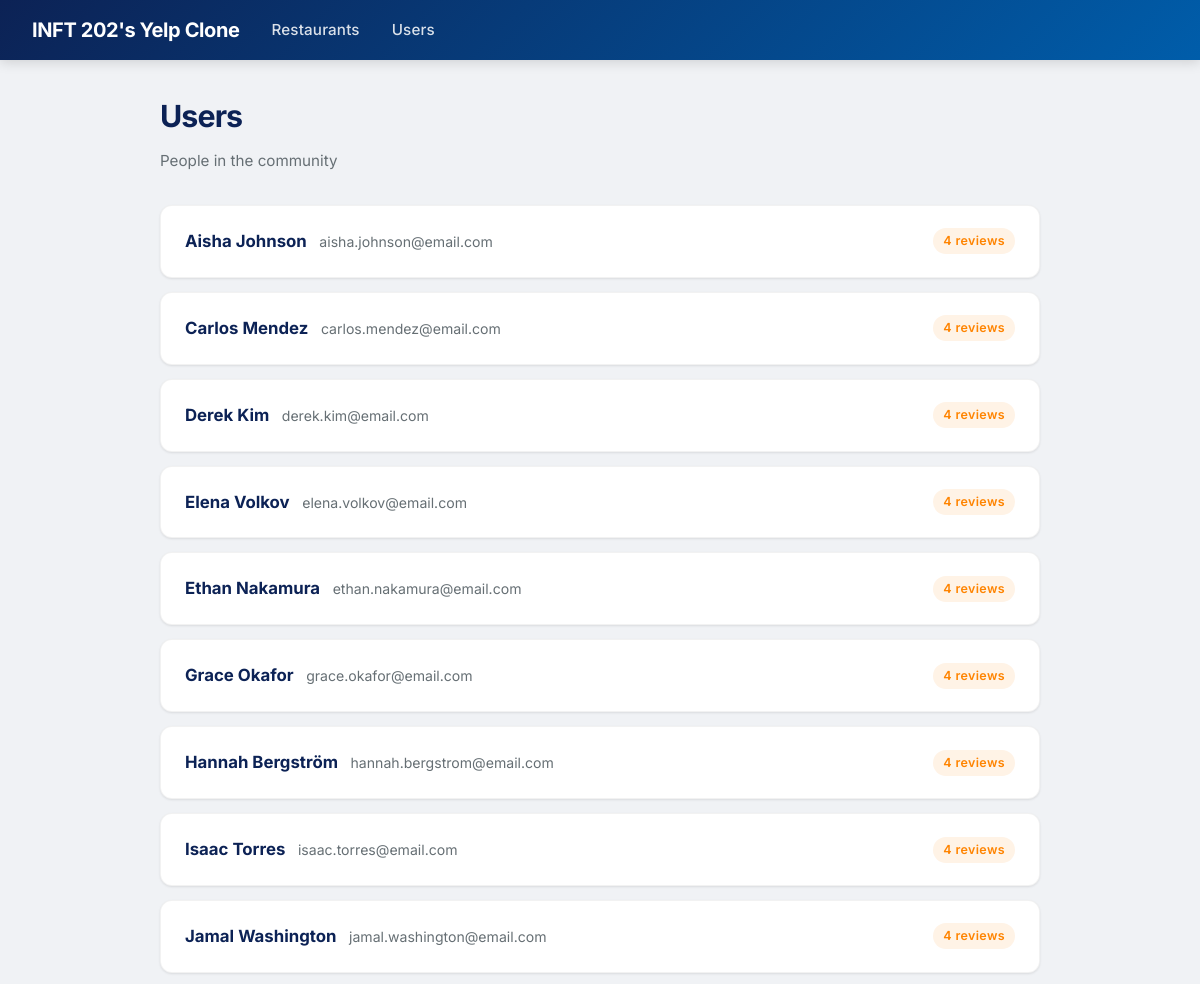
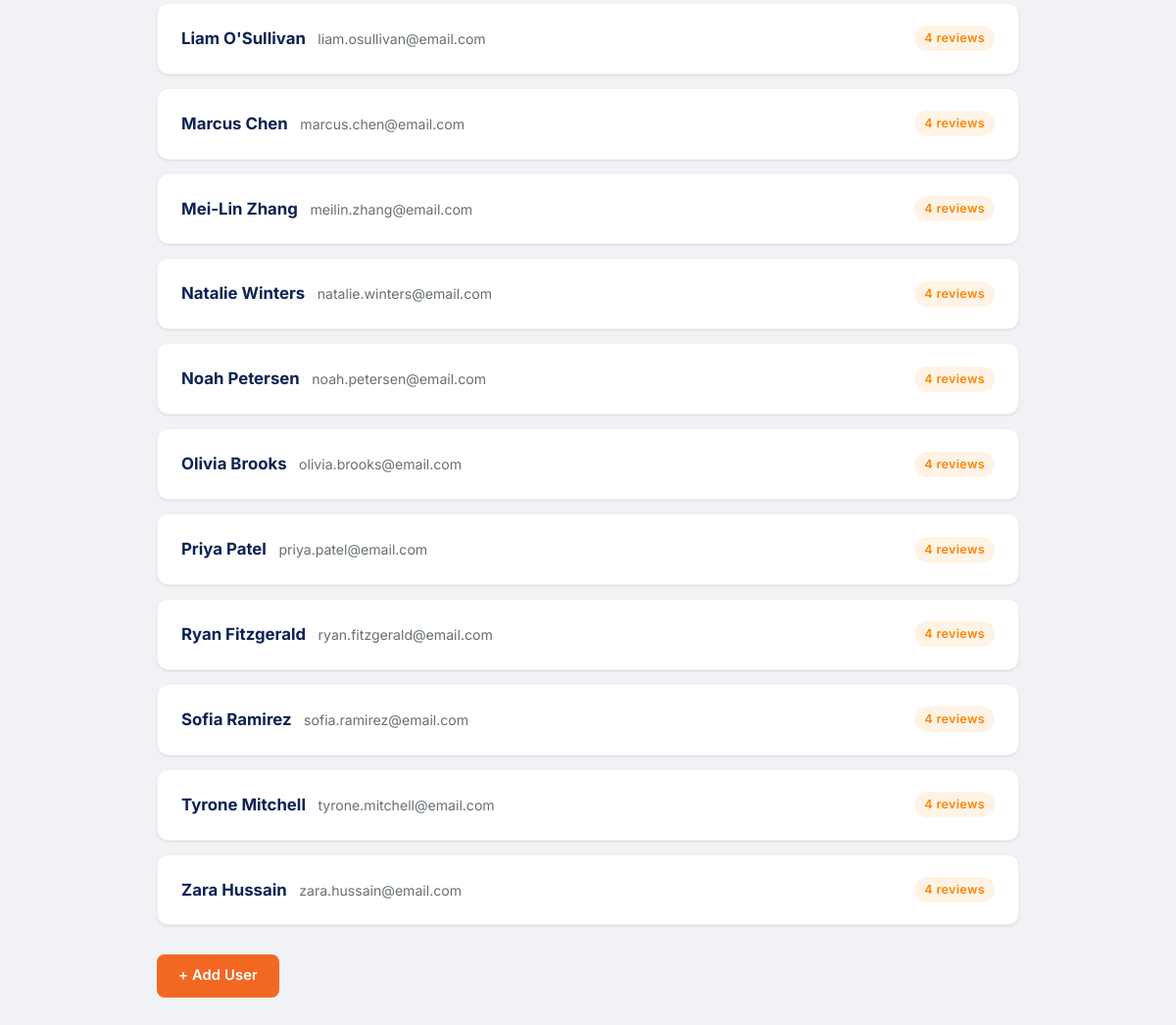
Screenshot of /users with the database file from the repository (2 pictures, top to bottom).
### tables this page shows
CREATE TABLE users (
            id INTEGER PRIMARY KEY AUTOINCREMENT,
            name TEXT NOT NULL,
            email TEXT NOT NULL UNIQUE,
            created_at TIMESTAMP DEFAULT CURRENT_TIMESTAMP
        );

### app.py (the view)
@app.route("/users")
def list_users():
    db = get_db()
    users = db.execute("""
        SELECT users.*, COUNT(reviews.id) AS review_count
        FROM users LEFT JOIN reviews ON users.id = reviews.user_id
        GROUP BY users.id ORDER BY users.name
    """).fetchall()
    return render_template("users.html", users=users)

### app.py (called while the page is built)
def get_db():
    if "db" not in g:
        g.db = sqlite3.connect(DATABASE)
        g.db.row_factory = sqlite3.Row
        g.db.execute("PRAGMA foreign_keys = ON")
    return g.db

### templates/users.html
{% extends "base.html" %}
{% block content %}
<h1>Users</h1>
<p class="page-subtitle">People in the community</p>
<div class="section">
{% if users %}
{% for u in users %}
<div class="card" style="display:flex; justify-content:space-between; align-items:center; flex-wrap:wrap; gap:8px;">
    <div>
        <strong style="font-size:1.05em;">{{ u.name }}</strong>
        <span class="muted" style="margin-left:8px;">{{ u.email }}</span>
    </div>
    <span class="badge badge-reviews">{{ u.review_count }} review{{ 's' if u.review_count != 1 }}</span>
</div>
{% endfor %}
{% else %}
<div class="card empty-state">
    <p>No users yet. Add one above!</p>
</div>
{% endif %}
<a class="btn" href="/users/new">+ Add User</a>
</div>
{% endblock %}

### templates/base.html (shortened to what this page needs)
<!DOCTYPE html>
<html lang="en">
<head>
</head>
<body>
    <nav>
        <a class="brand" href="/">INFT 202's Yelp Clone</a>
        <a href="/">Restaurants</a>
        <a href="/users">Users</a>
    </nav>
    <div class="container">
        {% block content %}{% endblock %}
    </div>
</body>
</html>

### templates/base.html (style rules this page uses)
* { box-sizing: border-box; margin: 0; padding: 0; }
body { font-family: 'Inter', Arial, sans-serif; background: #f0f2f5; color: #0C2255; line-height: 1.6; }
nav { background: linear-gradient(135deg, #0C2255 0%, #005DAA 100%); padding: 0 32px; display: flex; align-items: center; gap: 32px; height: 60px; box-shadow: 0 2px 12px rgba(0,0,0,0.15); position: sticky; top: 0; z-index: 100; }
nav a { color: rgba(255,255,255,0.85); text-decoration: none; font-weight: 500; font-size: 0.95em; transition: color 0.2s; letter-spacing: 0.01em; }
nav .brand { font-size: 1.25em; font-weight: 700; color: #fff; letter-spacing: -0.02em; }
.container { max-width: 920px; margin: 32px auto; padding: 0 20px; }
h1 { font-size: 1.9em; font-weight: 700; margin-bottom: 8px; letter-spacing: -0.03em; color: #0C2255; }
.page-subtitle { color: #666F74; font-size: 0.95em; margin-bottom: 24px; }
.card { background: white; border-radius: 12px; padding: 22px 24px; margin-bottom: 14px; box-shadow: 0 1px 3px rgba(0,0,0,0.06), 0 1px 2px rgba(0,0,0,0.04); border: 1px solid rgba(0,0,0,0.05); transition: box-shadow 0.2s, transform 0.2s; }
.muted { color: #666F74; font-size: 0.88em; }
.badge { display: inline-block; padding: 3px 10px; border-radius: 20px; font-size: 0.78em; font-weight: 600; letter-spacing: 0.03em; }
.badge-reviews { background: #fff3e6; color: #FF8400; }
.btn { display: inline-block; padding: 10px 22px; background: #F26822; color: white; border: none; border-radius: 8px; cursor: pointer; text-decoration: none; font-size: 0.92em; font-weight: 600; font-family: inherit; margin-top: 16px; transition: background 0.2s, transform 0.15s, box-shadow 0.2s; letter-spacing: 0.01em; }
.section { margin-top: 32px; }

### rows the page displays
users: name "Aisha Johnson", email "aisha.johnson@email.com", review_count "4", review_count "s"
users: name "Carlos Mendez", email "carlos.mendez@email.com", review_count "4", review_count "s"
users: name "Derek Kim", email "derek.kim@email.com", review_count "4", review_count "s"
users: name "Elena Volkov", email "elena.volkov@email.com", review_count "4", review_count "s"
users: name "Ethan Nakamura", email "ethan.nakamura@email.com", review_count "4", review_count "s"
users: name "Grace Okafor", email "grace.okafor@email.com", review_count "4", review_count "s"
users: name "Hannah Bergström", email "hannah.bergstrom@email.com", review_count "4", review_count "s"
users: name "Isaac Torres", email "isaac.torres@email.com", review_count "4", review_count "s"
users: name "Jamal Washington", email "jamal.washington@email.com", review_count "4", review_count "s"
users: name "Liam O'Sullivan", email "liam.osullivan@email.com", review_count "4", review_count "s"
users: name "Marcus Chen", email "marcus.chen@email.com", review_count "4", review_count "s"
users: name "Mei-Lin Zhang", email "meilin.zhang@email.com", review_count "4", review_count "s"
users: name "Natalie Winters", email "natalie.winters@email.com", review_count "4", review_count "s"
users: name "Noah Petersen", email "noah.petersen@email.com", review_count "4", review_count "s"
users: name "Olivia Brooks", email "olivia.brooks@email.com", review_count "4", review_count "s"
users: name "Priya Patel", email "priya.patel@email.com", review_count "4", review_count "s"
users: name "Ryan Fitzgerald", email "ryan.fitzgerald@email.com", review_count "4", review_count "s"
users: name "Sofia Ramirez", email "sofia.ramirez@email.com", review_count "4", review_count "s"
users: name "Tyrone Mitchell", email "tyrone.mitchell@email.com", review_count "4", review_count "s"
users: name "Zara Hussain", email "zara.hussain@email.com", review_count "4", review_count "s"
